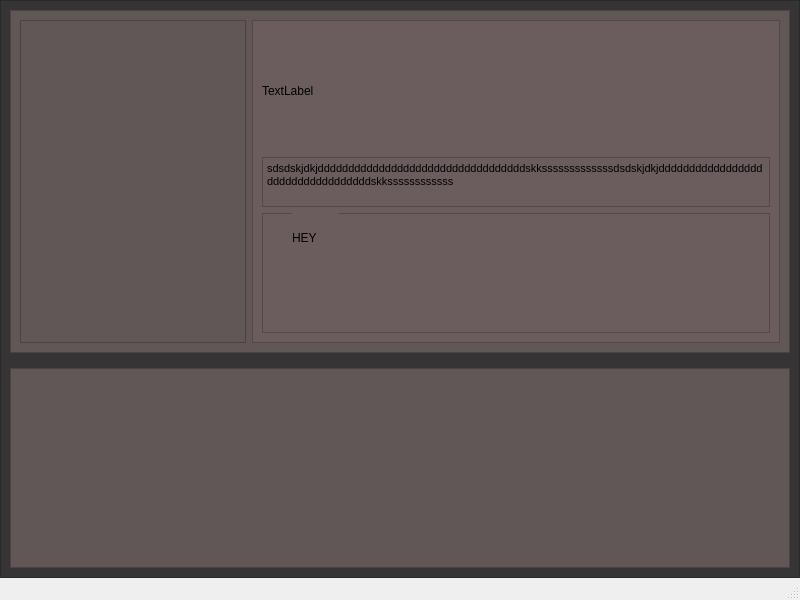
<?xml version="1.0" encoding="UTF-8"?>
<ui version="4.0">
 <class>MainWindow</class>
 <widget class="QMainWindow" name="MainWindow">
  <property name="geometry">
   <rect>
    <x>0</x>
    <y>0</y>
    <width>800</width>
    <height>600</height>
   </rect>
  </property>
  <property name="minimumSize">
   <size>
    <width>0</width>
    <height>100</height>
   </size>
  </property>
  <property name="maximumSize">
   <size>
    <width>16777215</width>
    <height>16777215</height>
   </size>
  </property>
  <property name="windowTitle">
   <string>MainWindow</string>
  </property>
  <widget class="QWidget" name="centralwidget">
   <layout class="QVBoxLayout" name="verticalLayout">
    <property name="spacing">
     <number>0</number>
    </property>
    <property name="leftMargin">
     <number>0</number>
    </property>
    <property name="topMargin">
     <number>0</number>
    </property>
    <property name="rightMargin">
     <number>0</number>
    </property>
    <property name="bottomMargin">
     <number>0</number>
    </property>
    <item>
     <widget class="QFrame" name="mainFrame">
      <property name="styleSheet">
       <string notr="true">background-color:#363434;</string>
      </property>
      <property name="frameShape">
       <enum>QFrame::StyledPanel</enum>
      </property>
      <property name="frameShadow">
       <enum>QFrame::Raised</enum>
      </property>
      <layout class="QVBoxLayout" name="verticalLayout_2">
       <property name="spacing">
        <number>15</number>
       </property>
       <property name="bottomMargin">
        <number>9</number>
       </property>
       <item>
        <widget class="QFrame" name="top">
         <property name="minimumSize">
          <size>
           <width>0</width>
           <height>0</height>
          </size>
         </property>
         <property name="maximumSize">
          <size>
           <width>16777215</width>
           <height>16777215</height>
          </size>
         </property>
         <property name="styleSheet">
          <string notr="true">background-color: #615757;</string>
         </property>
         <property name="frameShape">
          <enum>QFrame::StyledPanel</enum>
         </property>
         <property name="frameShadow">
          <enum>QFrame::Raised</enum>
         </property>
         <layout class="QHBoxLayout" name="horizontalLayout" stretch="30,70">
          <item>
           <widget class="QFrame" name="frame">
            <property name="minimumSize">
             <size>
              <width>0</width>
              <height>200</height>
             </size>
            </property>
            <property name="frameShape">
             <enum>QFrame::StyledPanel</enum>
            </property>
            <property name="frameShadow">
             <enum>QFrame::Raised</enum>
            </property>
            <widget class="QLabel" name="label">
             <property name="geometry">
              <rect>
               <x>90</x>
               <y>50</y>
               <width>131</width>
               <height>121</height>
              </rect>
             </property>
             <property name="styleSheet">
              <string notr="true"/>
             </property>
             <property name="text">
              <string/>
             </property>
             <property name="pixmap">
              <pixmap>../data/torvolds.jpg</pixmap>
             </property>
            </widget>
           </widget>
          </item>
          <item>
           <widget class="QFrame" name="frame_2">
            <property name="styleSheet">
             <string notr="true">background-color: #6B5D5D;</string>
            </property>
            <property name="frameShape">
             <enum>QFrame::StyledPanel</enum>
            </property>
            <property name="frameShadow">
             <enum>QFrame::Raised</enum>
            </property>
            <layout class="QVBoxLayout" name="verticalLayout_3">
             <item>
              <widget class="QLabel" name="label_2">
               <property name="text">
                <string>TextLabel</string>
               </property>
              </widget>
             </item>
             <item>
              <widget class="QTextBrowser" name="textBrowser">
               <property name="minimumSize">
                <size>
                 <width>0</width>
                 <height>50</height>
                </size>
               </property>
               <property name="maximumSize">
                <size>
                 <width>16777215</width>
                 <height>50</height>
                </size>
               </property>
               <property name="tabChangesFocus">
                <bool>false</bool>
               </property>
               <property name="html">
                <string>&lt;!DOCTYPE HTML PUBLIC &quot;-//W3C//DTD HTML 4.0//EN&quot; &quot;http://www.w3.org/TR/REC-html40/strict.dtd&quot;&gt;
&lt;html&gt;&lt;head&gt;&lt;meta name=&quot;qrichtext&quot; content=&quot;1&quot; /&gt;&lt;style type=&quot;text/css&quot;&gt;
p, li { white-space: pre-wrap; }
&lt;/style&gt;&lt;/head&gt;&lt;body style=&quot; font-family:'MS Shell Dlg 2'; font-size:8.25pt; font-weight:400; font-style:normal;&quot;&gt;
&lt;p style=&quot; margin-top:0px; margin-bottom:0px; margin-left:0px; margin-right:0px; -qt-block-indent:0; text-indent:0px;&quot;&gt;sdsdskjdkjddddddddddddddddddddddddddddddddddskksssssssssssssdsdskjdkjddddddddddddddddddddddddddddddddddskkssssssssssss&lt;/p&gt;&lt;/body&gt;&lt;/html&gt;</string>
               </property>
               <property name="tabStopWidth">
                <number>20</number>
               </property>
               <property name="tabStopDistance">
                <double>20.000000000000000</double>
               </property>
               <property name="textInteractionFlags">
                <set>Qt::LinksAccessibleByKeyboard|Qt::LinksAccessibleByMouse|Qt::TextBrowserInteraction|Qt::TextEditable|Qt::TextEditorInteraction|Qt::TextSelectableByKeyboard|Qt::TextSelectableByMouse</set>
               </property>
              </widget>
             </item>
             <item>
              <widget class="QFrame" name="frame_3">
               <property name="frameShape">
                <enum>QFrame::StyledPanel</enum>
               </property>
               <property name="frameShadow">
                <enum>QFrame::Raised</enum>
               </property>
               <widget class="QLabel" name="label_3">
                <property name="geometry">
                 <rect>
                  <x>30</x>
                  <y>0</y>
                  <width>47</width>
                  <height>50</height>
                 </rect>
                </property>
                <property name="minimumSize">
                 <size>
                  <width>0</width>
                  <height>50</height>
                 </size>
                </property>
                <property name="maximumSize">
                 <size>
                  <width>16777215</width>
                  <height>50</height>
                 </size>
                </property>
                <property name="text">
                 <string>HEY</string>
                </property>
               </widget>
              </widget>
             </item>
            </layout>
           </widget>
          </item>
         </layout>
        </widget>
       </item>
       <item>
        <widget class="QFrame" name="bottom">
         <property name="minimumSize">
          <size>
           <width>0</width>
           <height>200</height>
          </size>
         </property>
         <property name="styleSheet">
          <string notr="true">background-color: #615757;</string>
         </property>
         <property name="frameShape">
          <enum>QFrame::StyledPanel</enum>
         </property>
         <property name="frameShadow">
          <enum>QFrame::Raised</enum>
         </property>
        </widget>
       </item>
      </layout>
     </widget>
    </item>
   </layout>
  </widget>
  <widget class="QStatusBar" name="statusbar"/>
 </widget>
 <resources/>
 <connections/>
</ui>
